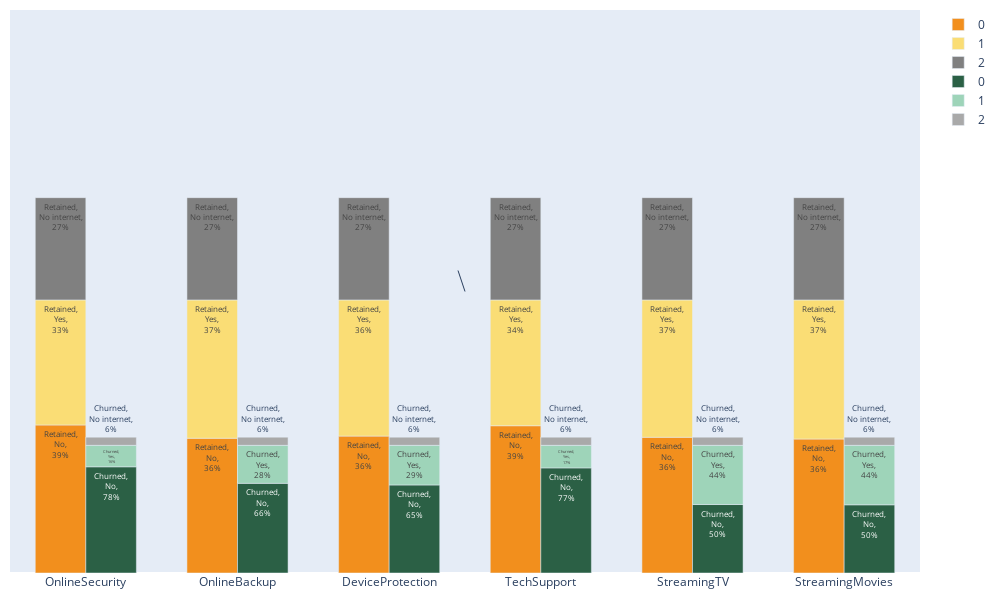

The notebook cell this image was saved under:
### Code cell
tri_vc = create_value_counts_df(
    original_df=df,
    column_names=internet_svc,
    common_mapping={"No internet service": 2, "No": 0, "Yes": 1},
    index_by_churn=True,
)

colors = {
    "Retained": {0: "#F28F1D", 1: "#FADD75", 2: "grey"},
    "Churned": {0: "#2B6045", 1: "#9ED4B9", 2: "darkgrey"},
}

subfeature = {2: "No internet", 0: "No", 1: "Yes"}

feature_label = {
    "OnlineSecurity": subfeature,
    "OnlineBackup": subfeature,
    "DeviceProtection": subfeature,
    "TechSupport": subfeature,
    "StreamingTV": subfeature,
    "StreamingMovies": subfeature,
}

generate_grouped_stacked_bar_charts(
    df_vc=tri_vc, index_by_churn=True, label_dict=feature_label, color_dict=colors
)

### Figure 1 — Plotly figure (JSON) as saved in the notebook; plotly's stock layout.template omitted (floating-point values rounded to 4 significant figures)
{"data": [{"hovertemplate": "%{y}<extra></extra>", "marker": {"color": "#F28F1D"}, "name": "0", "offset": -0.3333, "offsetgroup": "0", "text": ["Retained,<br>No,<br>39%", "Retained,<br>No,<br>36%", "Retained,<br>No,<br>36%", "Retained,<br>No,<br>39%", "Retained,<br>No,<br>36%", "Retained,<br>No,<br>36%"], "textfont": {"size": 8}, "type": "bar", "width": 0.3333, "x": ["OnlineSecurity", "OnlineBackup", "DeviceProtection", "TechSupport", "StreamingTV", "StreamingMovies"], "y": [2036, 1854, 1883, 2026, 1867, 1843], "yaxis": "y"}, {"hovertemplate": "%{y}<extra></extra>", "marker": {"color": "#FADD75"}, "name": "1", "offset": -0.3333, "offsetgroup": "0", "text": ["Retained,<br>Yes,<br>33%", "Retained,<br>Yes,<br>37%", "Retained,<br>Yes,<br>36%", "Retained,<br>Yes,<br>34%", "Retained,<br>Yes,<br>37%", "Retained,<br>Yes,<br>37%"], "textfont": {"size": 8}, "type": "bar", "width": 0.3333, "x": ["OnlineSecurity", "OnlineBackup", "DeviceProtection", "TechSupport", "StreamingTV", "StreamingMovies"], "y": [1720, 1902, 1873, 1730, 1889, 1913], "yaxis": "y"}, {"hovertemplate": "%{y}<extra></extra>", "marker": {"color": "grey"}, "name": "2", "offset": -0.3333, "offsetgroup": "0", "text": ["Retained,<br>No internet,<br>27%", "Retained,<br>No internet,<br>27%", "Retained,<br>No internet,<br>27%", "Retained,<br>No internet,<br>27%", "Retained,<br>No internet,<br>27%", "Retained,<br>No internet,<br>27%"], "textfont": {"size": 8}, "type": "bar", "width": 0.3333, "x": ["OnlineSecurity", "OnlineBackup", "DeviceProtection", "TechSupport", "StreamingTV", "StreamingMovies"], "y": [1407, 1407, 1407, 1407, 1407, 1407], "yaxis": "y"}, {"hovertemplate": "%{y}<extra></extra>", "marker": {"color": "#2B6045"}, "name": "0", "offset": 0, "offsetgroup": "1", "text": ["Churned,<br>No,<br>78%", "Churned,<br>No,<br>66%", "Churned,<br>No,<br>65%", "Churned,<br>No,<br>77%", "Churned,<br>No,<br>50%", "Churned,<br>No,<br>50%"], "textfont": {"size": 8}, "type": "bar", "width": 0.3333, "x": ["OnlineSecurity", "OnlineBackup", "DeviceProtection", "TechSupport", "StreamingTV", "StreamingMovies"], "y": [1461, 1233, 1211, 1446, 942, 938], "yaxis": "y2"}, {"hovertemplate": "%{y}<extra></extra>", "marker": {"color": "#9ED4B9"}, "name": "1", "offset": 0, "offsetgroup": "1", "text": ["Churned,<br>Yes,<br>16%", "Churned,<br>Yes,<br>28%", "Churned,<br>Yes,<br>29%", "Churned,<br>Yes,<br>17%", "Churned,<br>Yes,<br>44%", "Churned,<br>Yes,<br>44%"], "textfont": {"size": 8}, "type": "bar", "width": 0.3333, "x": ["OnlineSecurity", "OnlineBackup", "DeviceProtection", "TechSupport", "StreamingTV", "StreamingMovies"], "y": [295, 523, 545, 310, 814, 818], "yaxis": "y2"}, {"hovertemplate": "%{y}<extra></extra>", "marker": {"color": "darkgrey"}, "name": "2", "offset": 0, "offsetgroup": "1", "text": ["Churned,<br>No internet,<br>6%", "Churned,<br>No internet,<br>6%", "Churned,<br>No internet,<br>6%", "Churned,<br>No internet,<br>6%", "Churned,<br>No internet,<br>6%", "Churned,<br>No internet,<br>6%"], "textfont": {"size": 8}, "type": "bar", "width": 0.3333, "x": ["OnlineSecurity", "OnlineBackup", "DeviceProtection", "TechSupport", "StreamingTV", "StreamingMovies"], "y": [113, 113, 113, 113, 113, 113], "yaxis": "y2"}], "layout": {"annotations": [{}], "barmode": "relative", "font": {"size": 12}, "height": 600, "hovermode": "x", "margin": {"b": 10, "l": 10, "r": 10, "t": 10}, "width": 1000, "yaxis": {"range": [0, 7744.0], "showgrid": false, "showticklabels": false}, "yaxis2": {"anchor": "x", "matches": "y", "overlaying": "y", "visible": false}, "yaxis3": {"anchor": "x", "matches": "y", "overlaying": "y", "visible": false}, "yaxis4": {"anchor": "x", "matches": "y", "overlaying": "y", "visible": false}}}
